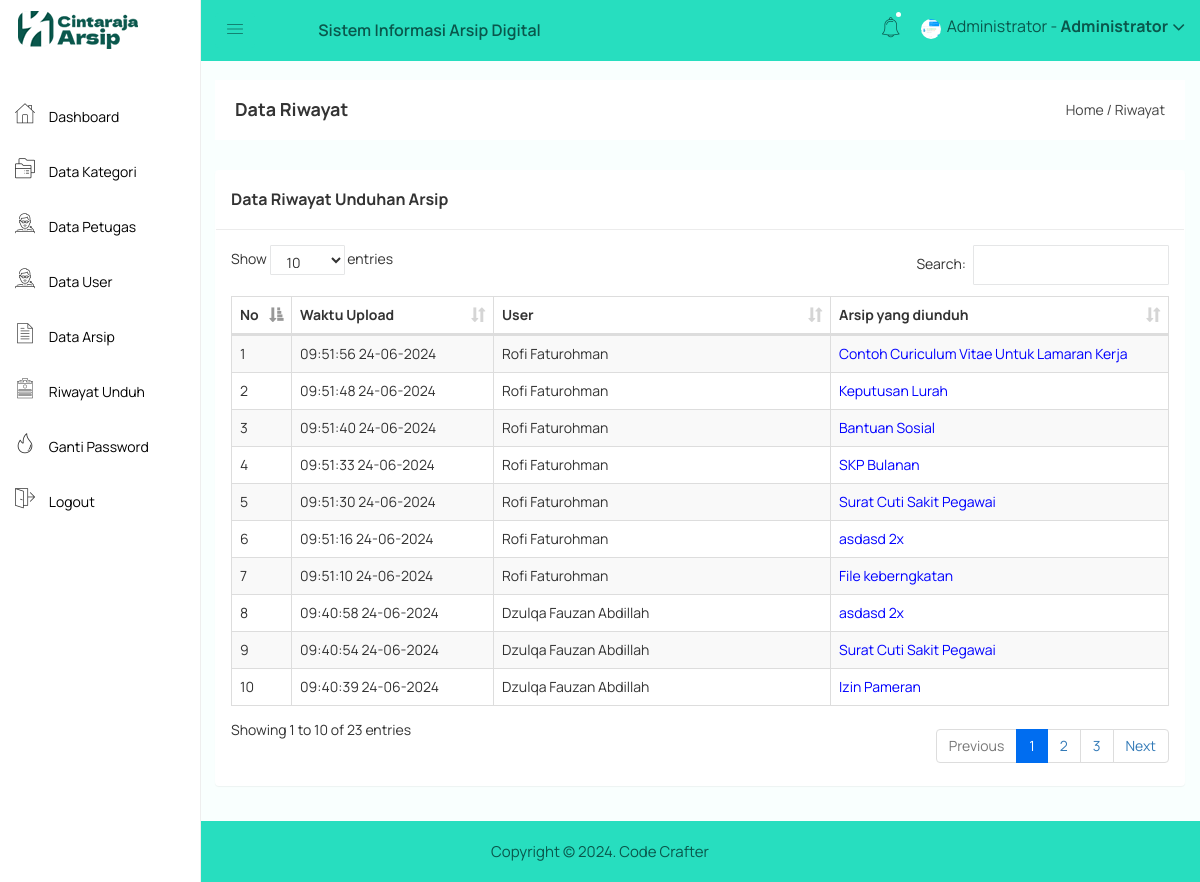
Screenshot of /admin/riwayat.php (signed in) with the database file from the repository.
### tables this page shows
CREATE TABLE `riwayat` (
  `riwayat_id` int(11) NOT NULL,
  `riwayat_waktu` datetime NOT NULL,
  `riwayat_user` int(11) NOT NULL,
  `riwayat_arsip` int(11) NOT NULL
);

CREATE TABLE `user` (
  `user_id` int(11) NOT NULL,
  `user_nama` varchar(100) NOT NULL,
  `user_username` varchar(100) NOT NULL,
  `user_password` varchar(100) NOT NULL,
  `user_foto` varchar(100) DEFAULT NULL
);

CREATE TABLE `arsip` (
  `arsip_id` int(11) NOT NULL,
  `arsip_waktu_upload` datetime NOT NULL,
  `arsip_petugas` int(11) NOT NULL,
  `arsip_kode` varchar(255) NOT NULL,
  `arsip_nama` varchar(255) NOT NULL,
  `arsip_jenis` varchar(255) NOT NULL,
  `arsip_kategori` int(11) NOT NULL,
  `arsip_keterangan` text NOT NULL,
  `arsip_file` varchar(255) NOT NULL
);

### admin/riwayat.php (the view, shortened to what this page needs)
<?php include 'header.php'; ?>
<div class="breadcome-area">
    <div class="container-fluid">
        <div class="row">
            <div class="col-lg-12 col-md-12 col-sm-12 col-xs-12">
                <div class="breadcome-list">
                    <div class="row">
                        <div class="col-lg-6 col-md-6 col-sm-6 col-xs-12">
                            <div class="breadcome-heading">
                                <h4 style="margin-bottom: 0px">Data Riwayat</h4>
                            </div>
                        </div>
                        <div class="col-lg-6 col-md-6 col-sm-6 col-xs-12">
                            <ul class="breadcome-menu" style="padding-top: 0px">
                                <li><a href="#">Home</a> <span class="bread-slash">/</span></li>
                                <li><span class="bread-blod">Riwayat</span></li>
                            </ul>
                        </div>
                    </div>
                </div>
            </div>
        </div>
    </div>
</div>
<div class="container-fluid">
    <div class="panel panel">
        <div class="panel-heading">
            <h3 class="panel-title">Data Riwayat Unduhan Arsip</h3>
        </div>
        <div class="panel-body">
            <table id="table" class="table table-bordered table-striped table-hover table-datatable">
                <thead>
                    <tr>
                        <th width="1%">No</th>
                        <th width="18%">Waktu Upload</th>
                        <th width="30%">User</th>
                        <th width="30%">Arsip yang diunduh</th>
                    </tr>
                </thead>
                <tbody>
                    <?php
                    include '../koneksi.php';
                    $no = 1;
                    $arsip = mysqli_query($koneksi,"SELECT * FROM riwayat,arsip,user WHERE riwayat_arsip=arsip_id and riwayat_user=user_id ORDER BY riwayat_id DESC");
                    while($p = mysqli_fetch_array($arsip)){
                        ?>
                        <tr>
                            <td><?php echo $no++; ?></td>
                            <td><?php echo date('H:i:s  d-m-Y',strtotime($p['riwayat_waktu'])) ?></td>
                            <td><?php echo $p['user_nama'] ?></td>
                            <td><a style="color: blue" href="arsip_preview.php?id=<?php echo $p['arsip_id']; ?>"><?php echo $p['arsip_nama'] ?></a></td>
                        </tr>
                        <?php
                    }
                    ?>
                </tbody>
            </table>
        </div>
    </div>
</div>
<?php include 'footer.php'; ?>

### admin/header.php (shortened to what this page needs)
<!doctype html>
<html>
<head>
    <link rel="stylesheet" href="../assets/css/bootstrap.min.css">
    <link rel="stylesheet" href="../assets/css/font-awesome.min.css">
    <link rel="stylesheet" href="../assets/css/owl.carousel.css">
    <link rel="stylesheet" href="../assets/css/owl.theme.css">
    <link rel="stylesheet" href="../assets/css/owl.transitions.css">
    <link rel="stylesheet" href="../assets/css/animate.css">
    <link rel="stylesheet" href="../assets/css/normalize.css">
    <link rel="stylesheet" href="../assets/css/meanmenu.min.css">
    <link rel="stylesheet" href="../assets/css/main.css">
    <link rel="stylesheet" href="../assets/css/educate-custon-icon.css">
    <link rel="stylesheet" href="../assets/css/morrisjs/morris.css">
    <link rel="stylesheet" href="../assets/css/scrollbar/jquery.mCustomScrollbar.min.css">
    <link rel="stylesheet" href="../assets/css/metisMenu/metisMenu.min.css">
    <link rel="stylesheet" href="../assets/css/metisMenu/metisMenu-vertical.css">
    <link rel="stylesheet" href="../assets/css/calendar/fullcalendar.min.css">
    <link rel="stylesheet" href="../assets/css/calendar/fullcalendar.print.min.css">
    <link rel="stylesheet" href="../assets/style.css">
    <link rel="stylesheet" href="../assets/css/responsive.css">
    <link rel="stylesheet" href="../assets/css/style.css">
    <link rel="stylesheet" type="text/css" href="../assets/js/DataTables/datatables.css">
    <?php
    include '../koneksi.php';
    ?>
</head>
<body>
    <div class="left-sidebar-pro">
        <nav id="sidebar" class="">
            <div class="sidebar-header">
                <a href="index.php"><img class="main-logo" src="../assets/img/logo/logo.png" alt="" /></a>
            </div>
            <div class="left-custom-menu-adp-wrap comment-scrollbar">
                <nav class="sidebar-nav left-sidebar-menu-pro" style="margin-top: 30px">
                    <ul class="metismenu" id="menu1">
                        <li class="active">
                            <a href="index.php">
                                <span class="educate-icon educate-home icon-wrap"></span>
                                <span class="mini-click-non">Dashboard</span>
                            </a>
                        </li>
                        <li>
                            <a href="kategori.php" aria-expanded="false"><span class="educate-icon educate-course icon-wrap sub-icon-mg" aria-hidden="true"></span> <span class="mini-click-non">Data Kategori</span></a>
                        </li>
                        <li>
                            <a href="petugas.php" aria-expanded="false"><span class="educate-icon educate-professor icon-wrap sub-icon-mg" aria-hidden="true"></span> <span class="mini-click-non">Data Petugas</span></a>
                        </li>
                        <li>
                            <a href="user.php" aria-expanded="false"><span class="educate-icon educate-professor icon-wrap sub-icon-mg" aria-hidden="true"></span> <span class="mini-click-non">Data User</span></a>
                        </li>
                        <li>
                            <a href="arsip.php" aria-expanded="false"><span class="educate-icon educate-data-table icon-wrap sub-icon-mg" aria-hidden="true"></span> <span class="mini-click-non">Data Arsip</span></a>
                        </li>
                        <li>
                            <a href="riwayat.php" aria-expanded="false"><span class="educate-icon educate-form icon-wrap sub-icon-mg" aria-hidden="true"></span> <span class="mini-click-non">Riwayat Unduh</span></a>
                        </li>
                        <li>
                            <a href="gantipassword.php" aria-expanded="false"><span class="educate-icon educate-danger icon-wrap sub-icon-mg" aria-hidden="true"></span> <span class="mini-click-non">Ganti Password</span></a>
                        </li>
                        <li>
                            <a href="logout.php" aria-expanded="false"><span class="educate-icon educate-pages icon-wrap sub-icon-mg" aria-hidden="true"></span> <span class="mini-click-non">Logout</span></a>
                        </li>
                    </ul>
                </nav>
            </div>
        </nav>
    </div>
    <div class="all-content-wrapper">
        <div class="container-fluid">
            <div class="row">
                <div class="col-lg-12 col-md-12 col-sm-12 col-xs-12">
                    <div class="logo-pro">
                        <a href="index.html"><img class="main-logo" src="../assets/img/logo/logo.png" alt="" /></a>
                    </div>
                </div>
            </div>
        </div>
        <div class="header-advance-area">
            <div class="header-top-area">
                <div class="container-fluid">
                    <div class="row">
                        <div class="col-lg-12 col-md-12 col-sm-12 col-xs-12">
                            <div class="header-top-wraper">
                                <div class="row">
                                    <div class="col-lg-1 col-md-0 col-sm-12 col-xs-12">
                                        <div class="menu-switcher-pro">
                                            <button type="button" id="sidebarCollapse" class="btn bar-button-pro header-drl-controller-btn btn-info navbar-btn">
                                                <i class="educate-icon educate-nav"></i>
                                            </button>
                                        </div>
                                    </div>
                                    <div class="col-lg-5 col-md-6 col-sm-12 col-xs-12">
                                        <div class="header-top-menu tabl-d-n">
                                            <ul class="nav navbar-nav mai-top-nav">
                                                <li class="nav-item"><a href="#" class="nav-link header-text">Sistem Informasi Arsip Digital</a></li>
                                            </ul>
                                        </div>
                                    </div>
                                    <div class="col-lg-6 col-md-6 col-sm-12 col-xs-12">
                                        <div class="header-right-info">
                                            <ul class="nav navbar-nav mai-top-nav header-right-menu">
                                                <li class="nav-item">
                                                    <a href="#" data-toggle="dropdown" role="button" aria-expanded="false" class="nav-link dropdown-toggle"><i class="educate-icon educate-bell" aria-hidden="true"></i><span class="indicator-nt"></span></a>
                                            </li>
                                            <li class="nav-item">
                                                <a href="#" data-toggle="dropdown" role="button" aria-expanded="false" class="nav-link dropdown-toggle">
                                                    <?php
                                                    $id_admin = $_SESSION['id'];
                                                    $profil = mysqli_query($koneksi,"select * from admin where admin_id='$id_admin'");
                                                    $profil = mysqli_fetch_assoc($profil);
                                                    if($profil['admin_foto'] == ""){
                                                      ?>
                                                      <img src="../gambar/sistem/user.png" style="width: 20px;height: 20px">
                                                  <?php }else{ ?>
                                                    <img src="../gambar/admin/<?php echo $profil['admin_foto'] ?>" style="width: 20px;height: 20px">
                                                <?php } ?>
                                                <span class="admin-name"><?php echo $_SESSION['nama']; ?> - <b class="m-2">Administrator</b> </span>
                                                <i class="fa fa-angle-down edu-icon edu-down-arrow"></i>
                                            </a>
                                        </li>
                                    </ul>
                                </div>
                            </div>
                        </div>
                    </div>
                </div>
            </div>
        </div>
    </div>
</div>

### assets/css/main.css (style rules this page uses)
html { color: #222; font-size: 1em; line-height: 1.4; }
audio, canvas, iframe, img, svg, video { vertical-align: middle; }

### assets/css/metisMenu/metisMenu-vertical.css (style rules this page uses)
.sidebar-nav { background: #fff; }
.sidebar-nav ul { padding: 0; margin: 0; list-style: none; background: #f5f5f5; }
.sidebar-nav .metismenu { background: #fff; display: -webkit-box; display: -ms-flexbox; display: flex; -webkit-box-orient: vertical; -webkit-box-direction: normal; -ms-flex-direction: column; flex-direction: column; }
.sidebar-nav .metismenu li + li { margin-top: 5px; }
.sidebar-nav .metismenu li:last-child { margin-bottom: 5px; }
.sidebar-nav .metismenu > li { display: -webkit-box; display: -ms-flexbox; display: flex; -webkit-box-orient: vertical; -webkit-box-direction: normal; -ms-flex-direction: column; flex-direction: column; position: relative; }
.sidebar-nav .metismenu a { position: relative; display: block; padding: 13px 15px; color: #444; outline-width: 0; transition: all .3s ease-out; font-size:16px; font-weight:400; }
.sidebar-nav .metismenu li .icon-wrap { margin-right:5px; font-size:20px; color:#303030; }
.sidebar-nav .metismenu li .sub-icon-mg { margin-right:5px; font-size:16px; }

### assets/css/style.css (style rules this page uses)
.panel { margin-bottom: 6rem !important; }
.panel-heading { padding: 20px 15px; border-bottom: 1px solid #ececec; }
.sidebar-nav .metismenu a { position: relative; display: block; padding: 13px 15px; color: #000; outline-width: 0; transition: all 0.3s ease-out; font-size: 14px; font-weight: 400; }
.sidebar-nav .metismenu a > .icon-wrap { font-size: 20px; margin-right: 11px; }
#sidebar { border-right: 1px solid #eee; }
.all-content-wrapper { min-height: 500px; }
td { vertical-align: middle !important; }

### assets/js/DataTables/datatables.css (style rules this page uses)
table.dataTable { clear: both; margin-top: 6px !important; margin-bottom: 6px !important; max-width: none !important; border-collapse: separate !important; }
table.dataTable td, table.dataTable th { -webkit-box-sizing: content-box; box-sizing: content-box; }
table.dataTable thead > tr > th.sorting_asc, table.dataTable thead > tr > th.sorting_desc, table.dataTable thead > tr > th.sorting, table.dataTable thead > tr > td.sorting_asc, table.dataTable thead > tr > td.sorting_desc, table.dataTable thead > tr > td.sorting { padding-right: 30px; }
table.dataTable thead .sorting, table.dataTable thead .sorting_asc, table.dataTable thead .sorting_desc, table.dataTable thead .sorting_asc_disabled, table.dataTable thead .sorting_desc_disabled { cursor: pointer; position: relative; }
table.dataTable thead .sorting:after, table.dataTable thead .sorting_asc:after, table.dataTable thead .sorting_desc:after, table.dataTable thead .sorting_asc_disabled:after, table.dataTable thead .sorting_desc_disabled:after { position: absolute; bottom: 8px; right: 8px; display: block; font-family: 'Glyphicons Halflings'; opacity: 0.5; }
table.dataTable thead .sorting:after { opacity: 0.2; content: "\e150"; }
table.dataTable thead .sorting_asc:after { content: "\e155"; }
table.table-bordered.dataTable th, table.table-bordered.dataTable td { border-left-width: 0; }
table.table-bordered.dataTable th:last-child, table.table-bordered.dataTable th:last-child, table.table-bordered.dataTable td:last-child, table.table-bordered.dataTable td:last-child { border-right-width: 0; }
table.table-bordered.dataTable tbody th, table.table-bordered.dataTable tbody td { border-bottom-width: 0; }

### admin/header.php (style rules this page uses)
.header-top-area { background-color: #27debf !important; color: #0a574c !important; }
.header-text { font-size: 1rem !important; font-weight: 600; }
.nav-link { font-family: manrope, sans-serif; font-size: 16px; color: #0a574c !important; }
.admin-name { font-family: manrope, sans-serif; color: #0a574c !important; }
.btn { background-color: #27debf !important; color: #0a574c !important; border-color: #27debf !important; }

### rows the page displays
riwayat: riwayat_waktu "09:51:56 24-06-2024", user.user_nama "Rofi Faturohman", arsip.arsip_nama "Contoh Curiculum Vitae Untuk Lamaran Kerja"
riwayat: riwayat_waktu "09:51:48 24-06-2024", user.user_nama "Rofi Faturohman", arsip.arsip_nama "Keputusan Lurah"
riwayat: riwayat_waktu "09:51:40 24-06-2024", user.user_nama "Rofi Faturohman", arsip.arsip_nama "Bantuan Sosial"
riwayat: riwayat_waktu "09:51:33 24-06-2024", user.user_nama "Rofi Faturohman", arsip.arsip_nama "SKP Bulanan"
riwayat: riwayat_waktu "09:51:30 24-06-2024", user.user_nama "Rofi Faturohman", arsip.arsip_nama "Surat Cuti Sakit Pegawai"
riwayat: riwayat_waktu "09:51:16 24-06-2024", user.user_nama "Rofi Faturohman", arsip.arsip_nama "asdasd 2x"
riwayat: riwayat_waktu "09:51:10 24-06-2024", user.user_nama "Rofi Faturohman", arsip.arsip_nama "File keberngkatan"
riwayat: riwayat_waktu "09:40:58 24-06-2024", user.user_nama "Dzulqa Fauzan Abdillah", arsip.arsip_nama "asdasd 2x"
riwayat: riwayat_waktu "09:40:54 24-06-2024", user.user_nama "Dzulqa Fauzan Abdillah", arsip.arsip_nama "Surat Cuti Sakit Pegawai"
riwayat: riwayat_waktu "09:40:39 24-06-2024", user.user_nama "Dzulqa Fauzan Abdillah", arsip.arsip_nama "Izin Pameran"

### other values shown
$_SESSION['nama'] "Administrator"
